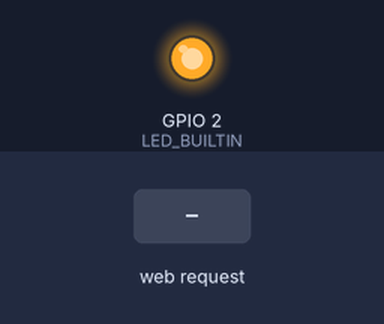
This sketch was run on a simulated ESP8266 (Wemos D1 mini). Parts: output pins drawn as LEDs (lit = HIGH, except the on-board LED, lit = LOW). The inputs (shaded band) are chosen by the test bench. WiFi joins after 1.5 s; servers stay silent unless stated; what the sketch prints to the serial monitor is not drawn.

Above: at 2.7 s.
2.8 s: HTTP request GET /LED=OFF received
At 3.4 s:
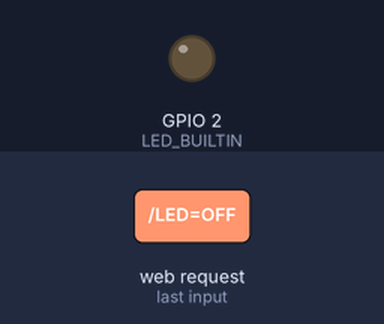
4.3 s: HTTP request GET /LED=ON received
At 4.6 s:
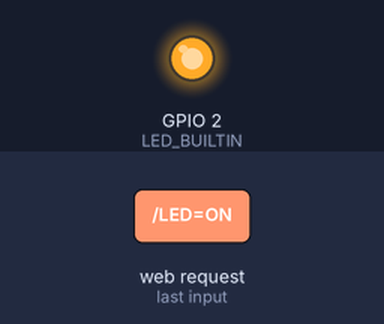
Timing chart, 0 to 7.3 s (numbered marks = the images above; inputs shaded):
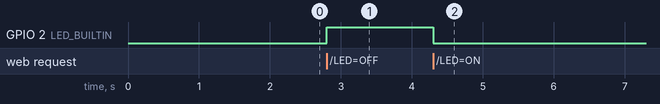

The sketch:

led_on_off.ino
```cpp
//무선 wifi를 이용하여,WeMos D1 mini활용,LED on/off를 해보는 예제입니다.

#include <ESP8266WiFi.h>

const char* ssid = "Mrspock_M1"; // 무선공유기 이름
const char* password = "12345678900"; // 무선공유기 접속 비밀번호

WiFiServer server(80);

void setup() {
  Serial.begin(9600);
  delay(10);


  pinMode(LED_BUILTIN, OUTPUT);
  digitalWrite(LED_BUILTIN, LOW);

  // 무선인터넷 접속
  Serial.println();
  Serial.println();
  Serial.print("Connecting to ");
  Serial.println(ssid);

  WiFi.begin(ssid, password);

  while (WiFi.status() != WL_CONNECTED) {
    delay(500);
    Serial.print(".");
  }
  Serial.println("");
  Serial.println("WiFi connected");

  // 서버 시작
  server.begin();
  Serial.println("Server started");

  // 무선인터넷 주소 출력
  Serial.print("Use this URL to connect: ");
  Serial.print("http://");
  Serial.print(WiFi.localIP());
  Serial.println("/");

}

void loop() {
  // 무선인터넷에 연결돼었는지 확인
  WiFiClient client = server.available();
  if (!client) {
    return;
  }

  // 명령을 기다림
  Serial.println("new client");
  while(!client.available()){
    delay(1);
  }

  // 명령을 확인함
  String request = client.readStringUntil('\r');
  Serial.println(request);
  client.flush();

  // 명령을 실행

  int value = LOW;
  if (request.indexOf("/LED=ON") != -1) {
    digitalWrite(LED_BUILTIN, LOW);
    value = LOW;
  }
  if (request.indexOf("/LED=OFF") != -1){
    digitalWrite(LED_BUILTIN,HIGH);
    value = HIGH;
  }


  // Return the response
  client.println("HTTP/1.1 200 OK");
  client.println("Content-Type: text/html");
  client.println(""); //  do not forget this one
  client.println("<!DOCTYPE HTML>");
  client.println("<html>");
  client.println("<font size=30>");

  client.print("Led pin is now: ");

  if(value == LOW) {
    client.print("On");
  } else {
    client.print("Off");
  }
  client.println("<br><br>");
  client.println("Click <a href=\"/LED=ON\">here</a> turn the LED on pin 2 ON<br>");
  client.println("Click <a href=\"/LED=OFF\">here</a> turn the LED on pin 2 OFF<br>");
  client.println("</html>");

  delay(1);
  Serial.println("Client disonnected");
  Serial.println("");

}
```

Measured:
- after the input at 2.8 s, GPIO 2 (LED_BUILTIN): LOW → HIGH at once
- after the input at 4.3 s, GPIO 2 (LED_BUILTIN): HIGH → LOW at once
